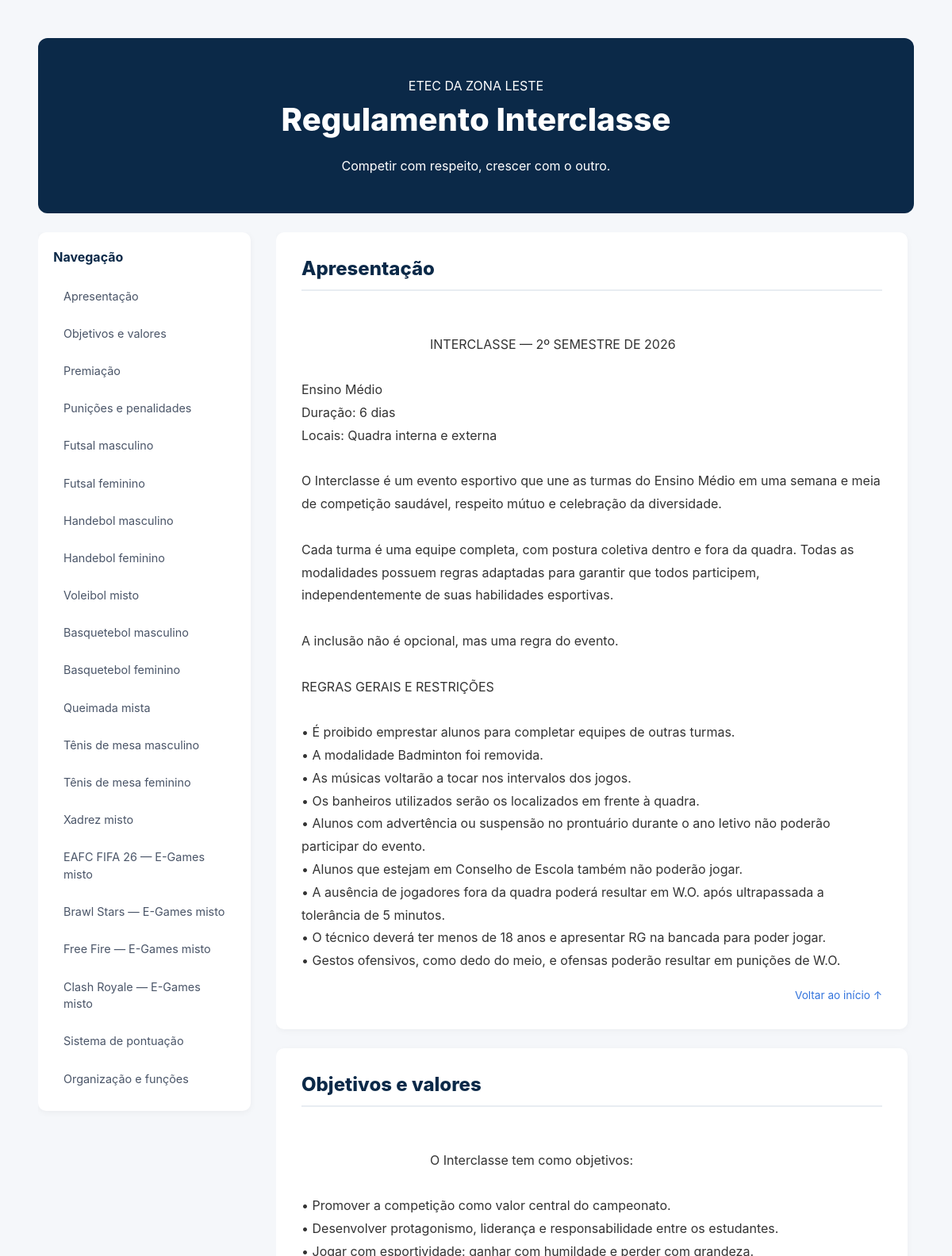
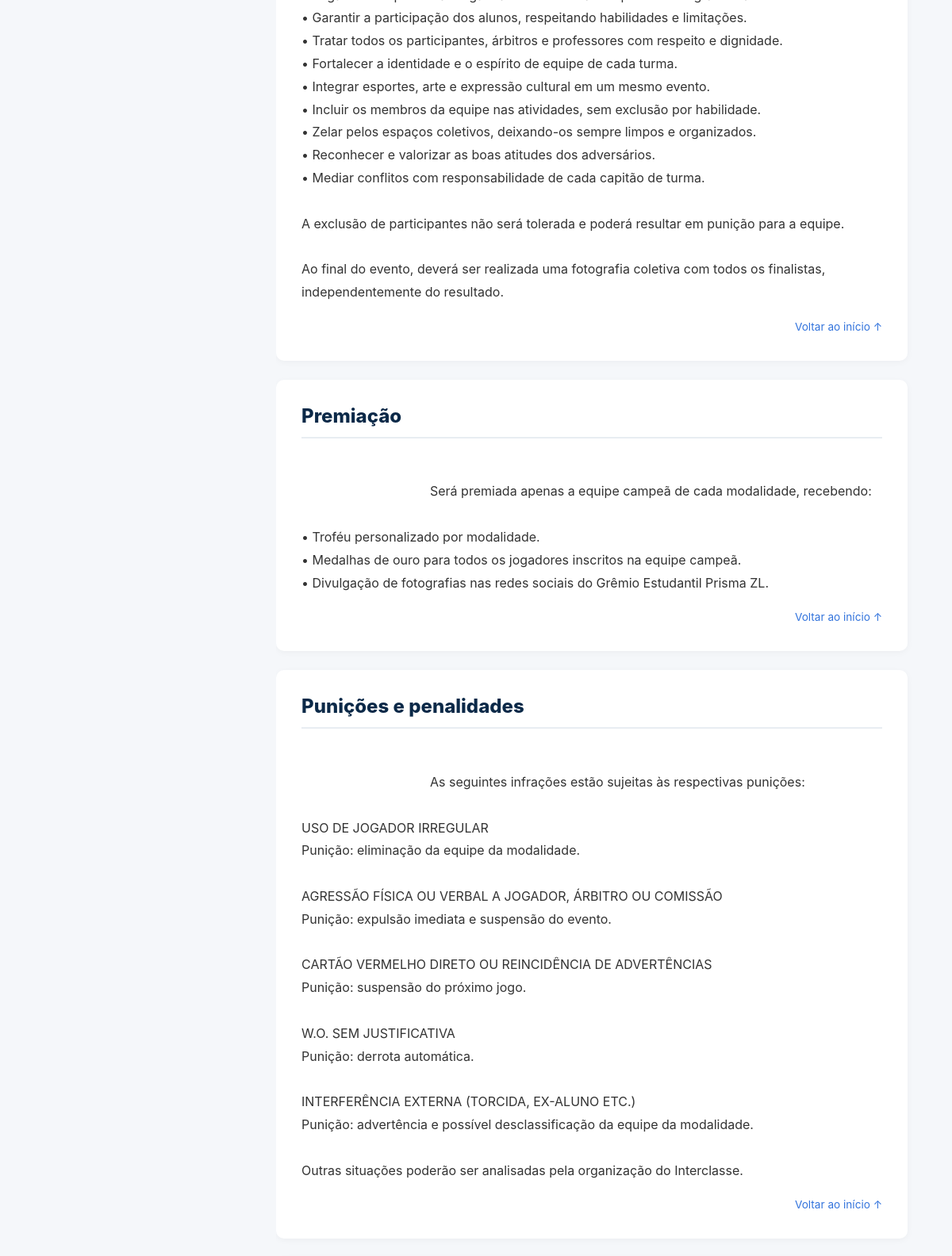
The app's page /public/regulamento.php (upper part) with its own data (2 pictures, top to bottom).
### tables this page shows
CREATE TABLE regulamentos (
    id INT UNSIGNED AUTO_INCREMENT PRIMARY KEY,

    slug VARCHAR(100) NOT NULL,
    titulo VARCHAR(150) NOT NULL,
    conteudo LONGTEXT NOT NULL,

    ordem SMALLINT UNSIGNED NOT NULL DEFAULT 0,
    ativo TINYINT(1) NOT NULL DEFAULT 1,

    atualizado_por INT UNSIGNED NULL,

    criado_em TIMESTAMP NOT NULL DEFAULT CURRENT_TIMESTAMP,

    atualizado_em TIMESTAMP NOT NULL DEFAULT CURRENT_TIMESTAMP
        ON UPDATE CURRENT_TIMESTAMP,

    UNIQUE KEY uk_regulamentos_slug (slug),
    KEY idx_regulamentos_ordem (ordem),

    CONSTRAINT fk_regulamentos_admin
        FOREIGN KEY (atualizado_por) REFERENCES usuarios(id)
        ON DELETE SET NULL ON UPDATE CASCADE
);

### public/regulamento.php (the view, shortened to what this page needs)
<?php
require_once __DIR__ . '/../config/database.php';
function escaparRegulamento(mixed $valor): string
{
    return htmlspecialchars((string) $valor, ENT_QUOTES, 'UTF-8');
}
try {
    $stmt = $pdo->query("
        SELECT titulo, slug, conteudo
        FROM regulamentos
        WHERE ativo = 1
        ORDER BY ordem ASC, titulo ASC
    ");
    $secoes = $stmt->fetchAll(PDO::FETCH_ASSOC);
} catch (PDOException $e) {
    error_log($e->getMessage());
    $secoes = [];
    $erro = 'Não foi possível carregar o regulamento.';
}
?>
<!DOCTYPE html>
<html lang="pt-BR">
<head>
    <link rel="stylesheet" href="https://cdn.jsdelivr.net/npm/bulma@1.0.2/css/bulma.min.css">
</head>
<body>
    <section class="section" id="topo">
        <div class="regulamento-container">
            <div class="regulamento-topo has-text-centered mb-5">
                <p class="is-size-6 mb-2">
                    ETEC DA ZONA LESTE
                </p>
                <h1 class="title is-2">
                    Regulamento Interclasse
                </h1>
                <p>
                    Competir com respeito, crescer com o outro.
                </p>
            </div>
            <?php if (isset($erro)): ?>
                <div class="notification is-danger is-light">
                    <?= escaparRegulamento($erro) ?>
                </div>
            <?php elseif (empty($secoes)): ?>
                <div class="notification is-warning is-light">
                    O regulamento ainda não foi publicado.
                </div>
            <?php else: ?>
                <div class="regulamento-layout">
                    <aside class="regulamento-sidebar">
                        <div class="sidebar-box">
                            <p class="sidebar-titulo">
                                Navegação
                            </p>
                            <nav class="sidebar-links">
                                <?php foreach ($secoes as $secao): ?>
                                    <a href="#<?= escaparRegulamento($secao['slug']) ?>">
                                        <?= escaparRegulamento($secao['titulo']) ?>
                                    </a>
                                <?php endforeach; ?>
                            </nav>
                        </div>
                    </aside>
                    <main class="regulamento-conteudo">
                        <?php foreach ($secoes as $secao): ?>
                            <article class="secao-regulamento" id="<?= escaparRegulamento($secao['slug']) ?>">
                                <h2 class="title is-4">
                                    <?= escaparRegulamento($secao['titulo']) ?>
                                </h2>
                                <div class="conteudo-regulamento">
                                    <?= escaparRegulamento($secao['conteudo']) ?>
                                </div>
                                <div class="has-text-right mt-4">
                                    <a href="#topo" class="voltar-topo">
                                        Voltar ao início ↑
                                    </a>
                                </div>
                            </article>
                        <?php endforeach; ?>
                    </main>
                </div>
            <?php endif; ?>
        </div>
    </section>
</body>
</html>

### public/regulamento.php (style rules this page uses)
html { scroll-behavior: smooth; }
body { background: #f5f7fa; min-height: 100vh; }
.regulamento-container { max-width: 1400px; margin: 0 auto; }
.regulamento-topo { background: #0b2948; color: white; padding: 3rem 1.5rem; border-radius: 12px; }
.regulamento-topo h1, .regulamento-topo p { color: white; }
.regulamento-layout { display: flex; align-items: stretch; gap: 1.5rem; height: 70vh; min-height: 400px; overflow: hidden; }
.regulamento-sidebar { flex: 0 0 25%; max-width: 25%; height: 100%; overflow-y: auto; overflow-x: hidden; padding: 0 8px 12px 0; }
.sidebar-box { background: white; padding: 1.2rem; border-radius: 10px; box-shadow: 0 2px 8px rgba(0, 0, 0, .05); }
.sidebar-titulo { color: #0b2948; font-weight: 700; margin-bottom: 1rem; }
.sidebar-links { display: flex; flex-direction: column; gap: .3rem; }
.sidebar-links a { display: block; padding: .65rem .8rem; border-radius: 6px; color: #4a5568; font-size: .9rem; transition: .2s; }
.regulamento-conteudo { flex: 1; min-width: 0; height: 100%; overflow-y: auto; overflow-x: hidden; padding: 0 8px 20px 0; scroll-behavior: smooth; }
.secao-regulamento { scroll-margin-top: 15px; background: white; border-radius: 10px; padding: 2rem; margin-bottom: 1.5rem; box-shadow: 0 2px 8px rgba(0, 0, 0, .04); }
.secao-regulamento h2 { color: #0b2948; border-bottom: 2px solid #e8edf2; padding-bottom: .8rem; margin-bottom: 1.2rem; }
.conteudo-regulamento { white-space: pre-wrap; overflow-wrap: anywhere; line-height: 1.8; }
.voltar-topo { color: #3273dc; font-size: .85rem; }
.regulamento-container, .regulamento-container p, .regulamento-container span, .regulamento-container div, .regulamento-container article { color: #333333; }
.regulamento-topo h1, .regulamento-topo p { color: #ffffff !important; }
.sidebar-box, .sidebar-titulo { color: #0b2948 !important; }
.sidebar-links a { color: #4a5568 !important; }
.secao-regulamento h2 { color: #0b2948 !important; }
.conteudo-regulamento { color: #333333 !important; }
.voltar-topo { color: #3273dc !important; }

### records on screen
regulamentos: titulo "Apresentação", conteudo "INTERCLASSE — 2º SEMESTRE DE 2026 Ensino Médio Duração: 6 dias Locais: Quadra interna e externa O Interclasse é um evento esportivo que une as turmas do Ensino Médio em uma semana e meia de competição saudável, respeito mútuo e celebração da diversidade. Cada turma é uma equipe completa, com postura coletiva dentro e fora da quadra. Todas as modalidades possuem regras adaptadas para garantir que todos participem, independentemente de suas habilidades esportivas. A inclusão não é opcional, mas uma regra do evento. REGRAS GERAIS E RESTRIÇÕES • É proibido emprestar alunos para completar equipes de outras turmas. • A modalidade Badminton foi removida. • As músicas voltarão a tocar nos…"
regulamentos: titulo "Objetivos e valores", conteudo "O Interclasse tem como objetivos: • Promover a competição como valor central do campeonato. • Desenvolver protagonismo, liderança e responsabilidade entre os estudantes. • Jogar com esportividade: ganhar com humildade e perder com grandeza. • Garantir a participação dos alunos, respeitando habilidades e limitações. • Tratar todos os participantes, árbitros e professores com respeito e dignidade. • Fortalecer a identidade e o espírito de equipe de cada turma. • Integrar esportes, arte e expressão cultural em um mesmo evento. • Incluir os membros da equipe nas atividades, sem exclusão por habilidade. • Zelar pelos espaços coletivos, deixando-os sempre limpos e organizados. • Reconhecer e…"
regulamentos: titulo "Premiação", conteudo "Será premiada apenas a equipe campeã de cada modalidade, recebendo: • Troféu personalizado por modalidade. • Medalhas de ouro para todos os jogadores inscritos na equipe campeã. • Divulgação de fotografias nas redes sociais do Grêmio Estudantil Prisma ZL."
regulamentos: titulo "Punições e penalidades", conteudo "As seguintes infrações estão sujeitas às respectivas punições: USO DE JOGADOR IRREGULAR Punição: eliminação da equipe da modalidade. AGRESSÃO FÍSICA OU VERBAL A JOGADOR, ÁRBITRO OU COMISSÃO Punição: expulsão imediata e suspensão do evento. CARTÃO VERMELHO DIRETO OU REINCIDÊNCIA DE ADVERTÊNCIAS Punição: suspensão do próximo jogo. W.O. SEM JUSTIFICATIVA Punição: derrota automática. INTERFERÊNCIA EXTERNA (TORCIDA, EX-ALUNO ETC.) Punição: advertência e possível desclassificação da equipe da modalidade. Outras situações poderão ser analisadas pela organização do Interclasse."
regulamentos: titulo "Futsal masculino"
regulamentos: titulo "Futsal feminino"
regulamentos: titulo "Handebol masculino"
regulamentos: titulo "Handebol feminino"
regulamentos: titulo "Voleibol misto"
regulamentos: titulo "Basquetebol masculino"
regulamentos: titulo "Basquetebol feminino"
regulamentos: titulo "Queimada mista"
regulamentos: titulo "Tênis de mesa masculino"
regulamentos: titulo "Tênis de mesa feminino"
regulamentos: titulo "Xadrez misto"
regulamentos: titulo "EAFC FIFA 26 — E-Games misto"
regulamentos: titulo "Brawl Stars — E-Games misto"
regulamentos: titulo "Free Fire — E-Games misto"
regulamentos: titulo "Clash Royale — E-Games misto"
regulamentos: titulo "Sistema de pontuação"
regulamentos: titulo "Organização e funções"
